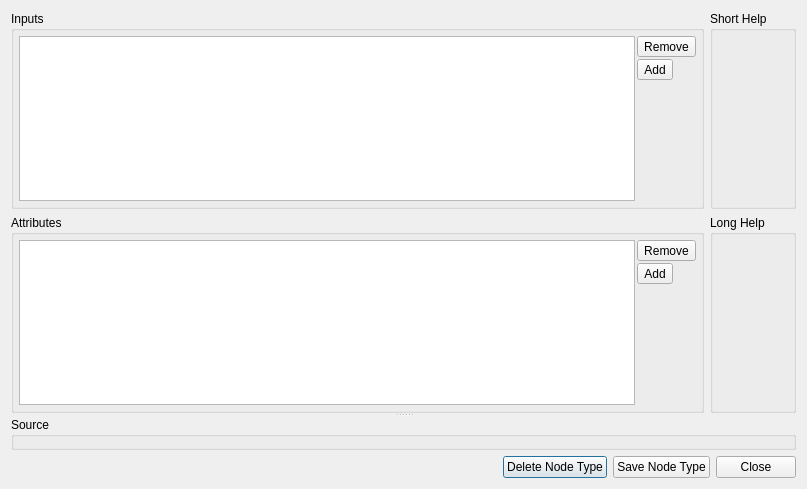
<?xml version="1.0" encoding="UTF-8"?>
<ui version="4.0">
 <class>nodeEditDialog</class>
 <widget class="QDialog" name="nodeEditDialog">
  <property name="geometry">
   <rect>
    <x>0</x>
    <y>0</y>
    <width>807</width>
    <height>489</height>
   </rect>
  </property>
  <property name="windowTitle">
   <string>Node Parameters</string>
  </property>
  <property name="modal">
   <bool>true</bool>
  </property>
  <layout class="QVBoxLayout" name="verticalLayout">
   <item>
    <widget class="QSplitter" name="splitter">
     <property name="orientation">
      <enum>Qt::Vertical</enum>
     </property>
     <property name="opaqueResize">
      <bool>true</bool>
     </property>
     <widget class="QWidget" name="layoutWidget">
      <layout class="QHBoxLayout" name="horizontalLayout">
       <item>
        <layout class="QVBoxLayout" name="leftLayout">
         <item>
          <layout class="QFormLayout" name="dataLayout">
           <property name="fieldGrowthPolicy">
            <enum>QFormLayout::AllNonFixedFieldsGrow</enum>
           </property>
          </layout>
         </item>
         <item>
          <layout class="QVBoxLayout" name="colourLayout"/>
         </item>
        </layout>
       </item>
       <item>
        <layout class="QVBoxLayout" name="verticalLayout_4">
         <item>
          <widget class="QGroupBox" name="groupBox">
           <property name="title">
            <string>Inputs</string>
           </property>
           <layout class="QHBoxLayout" name="horizontalLayout_5">
            <property name="spacing">
             <number>2</number>
            </property>
            <property name="margin">
             <number>5</number>
            </property>
            <item>
             <widget class="QListWidget" name="inputs">
              <property name="selectionMode">
               <enum>QAbstractItemView::MultiSelection</enum>
              </property>
             </widget>
            </item>
            <item>
             <layout class="QVBoxLayout" name="verticalLayout_6">
              <item>
               <widget class="QToolButton" name="addInput">
                <property name="text">
                 <string>Remove</string>
                </property>
                <property name="icon">
                 <iconset resource="calcIcons.qrc">
                  <normaloff>:/calc/persistantProperties/add.png</normaloff>:/calc/persistantProperties/add.png</iconset>
                </property>
               </widget>
              </item>
              <item>
               <widget class="QToolButton" name="removeInput">
                <property name="text">
                 <string>Add</string>
                </property>
                <property name="icon">
                 <iconset resource="calcIcons.qrc">
                  <normaloff>:/calc/persistantProperties/remove.png</normaloff>:/calc/persistantProperties/remove.png</iconset>
                </property>
               </widget>
              </item>
              <item>
               <spacer name="verticalSpacer">
                <property name="orientation">
                 <enum>Qt::Vertical</enum>
                </property>
                <property name="sizeHint" stdset="0">
                 <size>
                  <width>20</width>
                  <height>40</height>
                 </size>
                </property>
               </spacer>
              </item>
             </layout>
            </item>
           </layout>
          </widget>
         </item>
         <item>
          <widget class="QGroupBox" name="groupBox_2">
           <property name="title">
            <string>Attributes</string>
           </property>
           <layout class="QHBoxLayout" name="horizontalLayout_2">
            <property name="spacing">
             <number>2</number>
            </property>
            <property name="margin">
             <number>5</number>
            </property>
            <item>
             <widget class="QListWidget" name="attributes">
              <property name="selectionMode">
               <enum>QAbstractItemView::MultiSelection</enum>
              </property>
             </widget>
            </item>
            <item>
             <layout class="QVBoxLayout" name="verticalLayout_5">
              <item>
               <widget class="QToolButton" name="addAttribute">
                <property name="text">
                 <string>Remove</string>
                </property>
                <property name="icon">
                 <iconset resource="calcIcons.qrc">
                  <normaloff>:/calc/persistantProperties/add.png</normaloff>:/calc/persistantProperties/add.png</iconset>
                </property>
               </widget>
              </item>
              <item>
               <widget class="QToolButton" name="removeAttribute">
                <property name="text">
                 <string>Add</string>
                </property>
                <property name="icon">
                 <iconset resource="calcIcons.qrc">
                  <normaloff>:/calc/persistantProperties/remove.png</normaloff>:/calc/persistantProperties/remove.png</iconset>
                </property>
               </widget>
              </item>
              <item>
               <spacer name="verticalSpacer_2">
                <property name="orientation">
                 <enum>Qt::Vertical</enum>
                </property>
                <property name="sizeHint" stdset="0">
                 <size>
                  <width>20</width>
                  <height>40</height>
                 </size>
                </property>
               </spacer>
              </item>
             </layout>
            </item>
           </layout>
          </widget>
         </item>
        </layout>
       </item>
       <item>
        <layout class="QVBoxLayout" name="verticalLayout_3">
         <item>
          <widget class="QGroupBox" name="groupBox_4">
           <property name="title">
            <string>Short Help</string>
           </property>
           <layout class="QVBoxLayout" name="shortHelpLayout">
            <property name="margin">
             <number>5</number>
            </property>
           </layout>
          </widget>
         </item>
         <item>
          <widget class="QGroupBox" name="groupBox_5">
           <property name="title">
            <string>Long Help</string>
           </property>
           <layout class="QVBoxLayout" name="longHelpLayout">
            <property name="margin">
             <number>5</number>
            </property>
           </layout>
          </widget>
         </item>
        </layout>
       </item>
      </layout>
     </widget>
     <widget class="QGroupBox" name="groupBox_3">
      <property name="title">
       <string>Source</string>
      </property>
      <layout class="QVBoxLayout" name="sourceLayout">
       <property name="spacing">
        <number>2</number>
       </property>
       <property name="margin">
        <number>5</number>
       </property>
      </layout>
     </widget>
    </widget>
   </item>
   <item>
    <layout class="QHBoxLayout" name="horizontalLayout_4">
     <item>
      <spacer name="horizontalSpacer">
       <property name="orientation">
        <enum>Qt::Horizontal</enum>
       </property>
       <property name="sizeHint" stdset="0">
        <size>
         <width>40</width>
         <height>20</height>
        </size>
       </property>
      </spacer>
     </item>
     <item>
      <widget class="QPushButton" name="deleteType">
       <property name="text">
        <string>Delete Node Type</string>
       </property>
      </widget>
     </item>
     <item>
      <widget class="QPushButton" name="saveType">
       <property name="text">
        <string>Save Node Type</string>
       </property>
      </widget>
     </item>
     <item>
      <widget class="QPushButton" name="close">
       <property name="text">
        <string>Close</string>
       </property>
      </widget>
     </item>
    </layout>
   </item>
  </layout>
 </widget>
 <resources>
  <include location="calcIcons.qrc"/>
 </resources>
 <connections>
  <connection>
   <sender>close</sender>
   <signal>clicked()</signal>
   <receiver>nodeEditDialog</receiver>
   <slot>close()</slot>
   <hints>
    <hint type="sourcelabel">
     <x>567</x>
     <y>449</y>
    </hint>
    <hint type="destinationlabel">
     <x>309</x>
     <y>236</y>
    </hint>
   </hints>
  </connection>
 </connections>
</ui>
